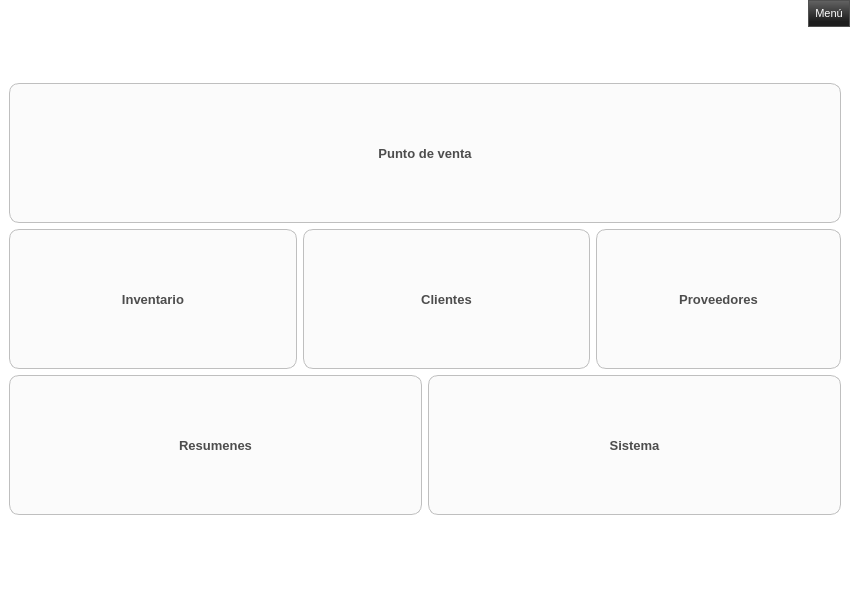
<?xml version="1.0" encoding="UTF-8"?>
<ui version="4.0">
 <class>MainWindow</class>
 <widget class="QMainWindow" name="MainWindow">
  <property name="geometry">
   <rect>
    <x>0</x>
    <y>0</y>
    <width>850</width>
    <height>600</height>
   </rect>
  </property>
  <property name="windowTitle">
   <string>MainWindow</string>
  </property>
  <property name="windowIcon">
   <iconset resource="images_rc/icons.qrc">
    <normaloff>:/newPrefix/desktop_icon/posta_icon_128.png</normaloff>:/newPrefix/desktop_icon/posta_icon_128.png</iconset>
  </property>
  <property name="styleSheet">
   <string notr="true">/*background-color: #F0EEEE;*/
QMainWindow{
background-color:white;

border-top-left-radius: 6px 6px;
border-top-right-radius: 6px 6px;
border-bottom-right-radius: 6px 6px;
border-bottom-left-radius: 6px 6px;

}

QToolButton{
color: #4D4D4D;
background-color: #FBFBFB;
border-top-left-radius: 3px 3px;
border-top-right-radius: 3px 3px;
border-bottom-right-radius: 3px 3px;
border-bottom-left-radius: 3px 3px;
font-family: Ubuntu, Helvetica, sans-serif;
font-size: 13px;
border: 0.5px #BFBFBF; 
border-radius:10px;
border-style: solid ;
font: bold;

width:240px;
}

QToolButton:hover{
color: black;
}</string>
  </property>
  <widget class="QWidget" name="centralwidget">
   <layout class="QVBoxLayout" name="verticalLayout_3">
    <property name="leftMargin">
     <number>0</number>
    </property>
    <property name="topMargin">
     <number>0</number>
    </property>
    <property name="rightMargin">
     <number>0</number>
    </property>
    <item>
     <layout class="QHBoxLayout" name="horizontalLayout">
      <property name="spacing">
       <number>0</number>
      </property>
      <item>
       <spacer name="horizontalSpacer_2">
        <property name="orientation">
         <enum>Qt::Horizontal</enum>
        </property>
        <property name="sizeHint" stdset="0">
         <size>
          <width>40</width>
          <height>20</height>
         </size>
        </property>
       </spacer>
      </item>
      <item>
       <layout class="QVBoxLayout" name="verticalLayout">
        <item>
         <widget class="QLabel" name="label_2">
          <property name="sizePolicy">
           <sizepolicy hsizetype="Preferred" vsizetype="Preferred">
            <horstretch>0</horstretch>
            <verstretch>0</verstretch>
           </sizepolicy>
          </property>
          <property name="autoFillBackground">
           <bool>false</bool>
          </property>
          <property name="styleSheet">
           <string notr="true">QLabel{
border-top-left-radius: 6px 6px;
border-top-right-radius: 0px 0px;
border-bottom-left-radius: 6px 6px;
border-bottom-right-radius: 0px 0px;
}</string>
          </property>
          <property name="frameShadow">
           <enum>QFrame::Plain</enum>
          </property>
          <property name="text">
           <string/>
          </property>
          <property name="pixmap">
           <pixmap resource="images_rc/icons.qrc">:/newPrefix/logo/posta_logo_m.png</pixmap>
          </property>
          <property name="scaledContents">
           <bool>false</bool>
          </property>
          <property name="alignment">
           <set>Qt::AlignCenter</set>
          </property>
         </widget>
        </item>
       </layout>
      </item>
      <item>
       <layout class="QVBoxLayout" name="verticalLayout_4">
        <property name="spacing">
         <number>0</number>
        </property>
        <item>
         <layout class="QHBoxLayout" name="horizontalLayout_2">
          <property name="spacing">
           <number>0</number>
          </property>
          <property name="sizeConstraint">
           <enum>QLayout::SetMinimumSize</enum>
          </property>
          <item>
           <spacer name="horizontalSpacer">
            <property name="orientation">
             <enum>Qt::Horizontal</enum>
            </property>
            <property name="sizeHint" stdset="0">
             <size>
              <width>40</width>
              <height>20</height>
             </size>
            </property>
           </spacer>
          </item>
          <item>
           <widget class="QPushButton" name="btMenu">
            <property name="sizePolicy">
             <sizepolicy hsizetype="Fixed" vsizetype="Fixed">
              <horstretch>0</horstretch>
              <verstretch>0</verstretch>
             </sizepolicy>
            </property>
            <property name="cursor">
             <cursorShape>PointingHandCursor</cursorShape>
            </property>
            <property name="styleSheet">
             <string notr="true">QPushButton{
	color: rgb(255, 255, 255);
	background-color: qlineargradient(spread:reflect, x1:1, y1:1, x2:1, y2:0, stop:0.201835 rgba(29, 29, 29, 255), stop:0.949541 rgba(96, 96, 96, 255));
border: 1px solid #505050;
padding:6px;

/*border-top-left-radius: 0px 0px;
border-top-right-radius: 6px 6px;
border-bottom-right-radius: 3px 3px;
border-bottom-left-radius: 3px 3px;*/
font: 11px;

}
QPushButton:pressed{	
	border: 3px solid #505050;
}</string>
            </property>
            <property name="text">
             <string>Menú</string>
            </property>
            <property name="iconSize">
             <size>
              <width>16</width>
              <height>16</height>
             </size>
            </property>
           </widget>
          </item>
         </layout>
        </item>
        <item>
         <spacer name="verticalSpacer_2">
          <property name="orientation">
           <enum>Qt::Vertical</enum>
          </property>
          <property name="sizeHint" stdset="0">
           <size>
            <width>20</width>
            <height>40</height>
           </size>
          </property>
         </spacer>
        </item>
       </layout>
      </item>
     </layout>
    </item>
    <item>
     <layout class="QVBoxLayout" name="verticalLayout_2">
      <property name="leftMargin">
       <number>9</number>
      </property>
      <property name="rightMargin">
       <number>9</number>
      </property>
      <item>
       <layout class="QGridLayout" name="gridLayout_4">
        <item row="0" column="0">
         <widget class="QToolButton" name="btPOS">
          <property name="sizePolicy">
           <sizepolicy hsizetype="Preferred" vsizetype="Preferred">
            <horstretch>0</horstretch>
            <verstretch>0</verstretch>
           </sizepolicy>
          </property>
          <property name="minimumSize">
           <size>
            <width>240</width>
            <height>140</height>
           </size>
          </property>
          <property name="cursor">
           <cursorShape>PointingHandCursor</cursorShape>
          </property>
          <property name="text">
           <string>Punto de venta</string>
          </property>
          <property name="icon">
           <iconset resource="images_rc/icons.qrc">
            <normaloff>:/newPrefix/cart.png</normaloff>:/newPrefix/cart.png</iconset>
          </property>
          <property name="iconSize">
           <size>
            <width>60</width>
            <height>60</height>
           </size>
          </property>
          <property name="toolButtonStyle">
           <enum>Qt::ToolButtonTextUnderIcon</enum>
          </property>
         </widget>
        </item>
       </layout>
      </item>
      <item>
       <layout class="QGridLayout" name="gridLayout_5">
        <item row="0" column="1">
         <widget class="QToolButton" name="btClientes">
          <property name="enabled">
           <bool>true</bool>
          </property>
          <property name="sizePolicy">
           <sizepolicy hsizetype="Preferred" vsizetype="Preferred">
            <horstretch>0</horstretch>
            <verstretch>0</verstretch>
           </sizepolicy>
          </property>
          <property name="minimumSize">
           <size>
            <width>240</width>
            <height>140</height>
           </size>
          </property>
          <property name="cursor">
           <cursorShape>PointingHandCursor</cursorShape>
          </property>
          <property name="text">
           <string>Clientes</string>
          </property>
          <property name="icon">
           <iconset resource="images_rc/icons.qrc">
            <normaloff>:/newPrefix/amsn.png</normaloff>:/newPrefix/amsn.png</iconset>
          </property>
          <property name="iconSize">
           <size>
            <width>60</width>
            <height>60</height>
           </size>
          </property>
          <property name="toolButtonStyle">
           <enum>Qt::ToolButtonTextUnderIcon</enum>
          </property>
         </widget>
        </item>
        <item row="0" column="0">
         <widget class="QToolButton" name="btInventario">
          <property name="sizePolicy">
           <sizepolicy hsizetype="Preferred" vsizetype="Preferred">
            <horstretch>0</horstretch>
            <verstretch>0</verstretch>
           </sizepolicy>
          </property>
          <property name="minimumSize">
           <size>
            <width>240</width>
            <height>140</height>
           </size>
          </property>
          <property name="cursor">
           <cursorShape>PointingHandCursor</cursorShape>
          </property>
          <property name="text">
           <string>Inventario</string>
          </property>
          <property name="icon">
           <iconset resource="images_rc/icons.qrc">
            <normaloff>:/newPrefix/stardict.png</normaloff>:/newPrefix/stardict.png</iconset>
          </property>
          <property name="iconSize">
           <size>
            <width>60</width>
            <height>60</height>
           </size>
          </property>
          <property name="toolButtonStyle">
           <enum>Qt::ToolButtonTextUnderIcon</enum>
          </property>
         </widget>
        </item>
        <item row="0" column="2">
         <widget class="QToolButton" name="btProveedores">
          <property name="minimumSize">
           <size>
            <width>240</width>
            <height>140</height>
           </size>
          </property>
          <property name="text">
           <string>Proveedores</string>
          </property>
          <property name="icon">
           <iconset resource="images_rc/icons.qrc">
            <normaloff>:/newPrefix/applications-other.png</normaloff>:/newPrefix/applications-other.png</iconset>
          </property>
          <property name="iconSize">
           <size>
            <width>60</width>
            <height>60</height>
           </size>
          </property>
          <property name="toolButtonStyle">
           <enum>Qt::ToolButtonTextUnderIcon</enum>
          </property>
         </widget>
        </item>
       </layout>
      </item>
      <item>
       <layout class="QGridLayout" name="gridLayout_6">
        <item row="0" column="0">
         <widget class="QToolButton" name="btResumenes">
          <property name="sizePolicy">
           <sizepolicy hsizetype="Preferred" vsizetype="Preferred">
            <horstretch>0</horstretch>
            <verstretch>0</verstretch>
           </sizepolicy>
          </property>
          <property name="minimumSize">
           <size>
            <width>240</width>
            <height>140</height>
           </size>
          </property>
          <property name="cursor">
           <cursorShape>PointingHandCursor</cursorShape>
          </property>
          <property name="text">
           <string>Resumenes</string>
          </property>
          <property name="icon">
           <iconset resource="images_rc/icons.qrc">
            <normaloff>:/newPrefix/config-date.png</normaloff>:/newPrefix/config-date.png</iconset>
          </property>
          <property name="iconSize">
           <size>
            <width>60</width>
            <height>60</height>
           </size>
          </property>
          <property name="toolButtonStyle">
           <enum>Qt::ToolButtonTextUnderIcon</enum>
          </property>
         </widget>
        </item>
        <item row="0" column="1">
         <widget class="QToolButton" name="btSistema">
          <property name="sizePolicy">
           <sizepolicy hsizetype="Preferred" vsizetype="Preferred">
            <horstretch>0</horstretch>
            <verstretch>0</verstretch>
           </sizepolicy>
          </property>
          <property name="minimumSize">
           <size>
            <width>240</width>
            <height>140</height>
           </size>
          </property>
          <property name="cursor">
           <cursorShape>PointingHandCursor</cursorShape>
          </property>
          <property name="text">
           <string>Sistema</string>
          </property>
          <property name="icon">
           <iconset resource="images_rc/icons.qrc">
            <normaloff>:/newPrefix/applications-system.png</normaloff>:/newPrefix/applications-system.png</iconset>
          </property>
          <property name="iconSize">
           <size>
            <width>60</width>
            <height>60</height>
           </size>
          </property>
          <property name="toolButtonStyle">
           <enum>Qt::ToolButtonTextUnderIcon</enum>
          </property>
         </widget>
        </item>
       </layout>
      </item>
     </layout>
    </item>
    <item>
     <spacer name="verticalSpacer">
      <property name="orientation">
       <enum>Qt::Vertical</enum>
      </property>
      <property name="sizeHint" stdset="0">
       <size>
        <width>20</width>
        <height>40</height>
       </size>
      </property>
     </spacer>
    </item>
   </layout>
  </widget>
 </widget>
 <resources>
  <include location="images_rc/icons.qrc"/>
 </resources>
 <connections>
  <connection>
   <sender>btMenu</sender>
   <signal>clicked()</signal>
   <receiver>MainWindow</receiver>
   <slot>close()</slot>
   <hints>
    <hint type="sourcelabel">
     <x>819</x>
     <y>118</y>
    </hint>
    <hint type="destinationlabel">
     <x>777</x>
     <y>173</y>
    </hint>
   </hints>
  </connection>
 </connections>
</ui>
